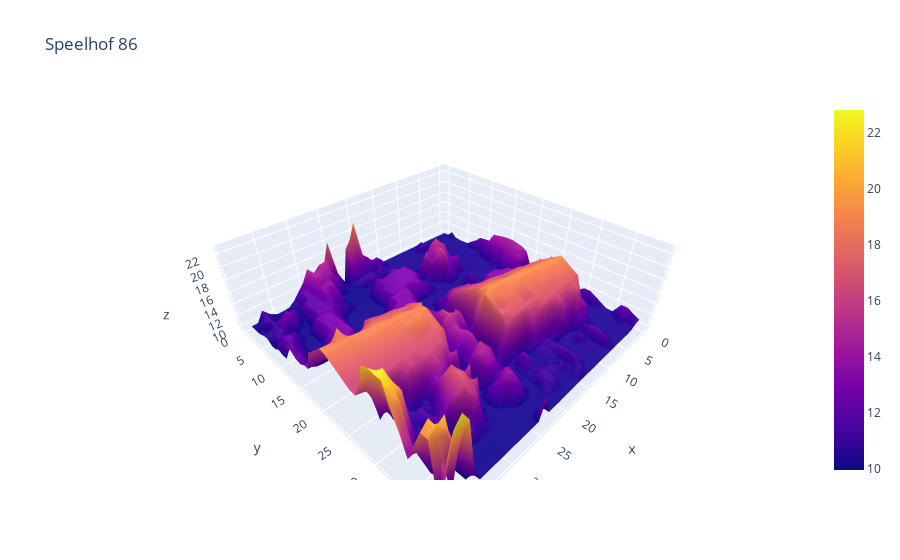

The notebook cell saved with this chart:
### Code cell
### from bounds technique -> Bruges
## https://epsg.io/map#srs=31370&x=70190.92&y=212195.57&z=11&layer=streets => coordinates of Bruges
x = 68405.90
y = 209773.35
left = x - 20.0
bottom = y - 20.0
right = x + 20.0
top = y + 20.0

#from_bounds -> works with coordinates in espg31370
brugge = dataset.read(1, window=from_bounds(left, bottom, right, top, dataset.transform))
rio.plot.show(brugge, cmap = 'terrain')
brugge_df = pd.DataFrame(data=brugge)
display(brugge_df.head())
display(brugge_df.shape)

#first try to plot 3D data with plotly
fig = go.Figure(data=[go.Surface(z=brugge_df.values)])
fig.update_layout(title='Speelhof 86', autosize=True)
fig.show()

### Figure 1 — Plotly figure (JSON) as saved in the notebook; plotly's stock layout.template omitted (floating-point values rounded to 4 significant figures; data arrays with more than 128 entries replaced by an {"elided": "..."} marker saying what was removed)
{"data": [{"type": "surface", "z": {"elided": "40x40 float values"}}], "layout": {"autosize": true, "title": {"text": "Speelhof 86"}}}
